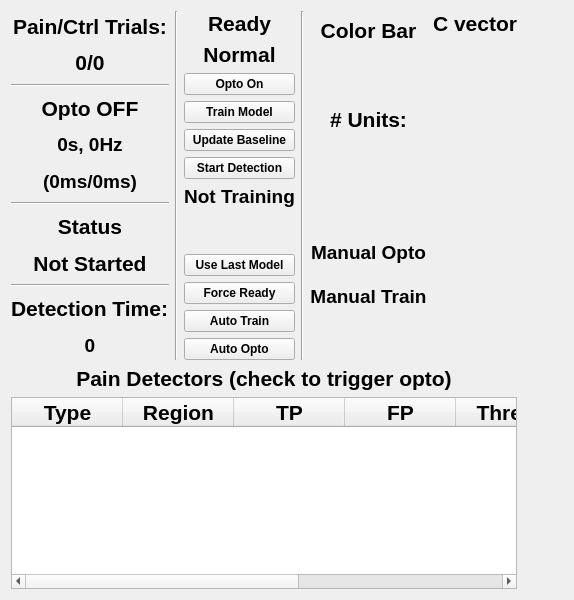
      <widget class="QWidget" name="tab">
       <attribute name="title">
        <string>monitor</string>
       </attribute>
       <layout class="QHBoxLayout" name="horizontalLayout">
        <item>
         <layout class="QVBoxLayout" name="verticalLayout_8">
          <item>
           <layout class="QHBoxLayout" name="horizontalLayout_10">
            <item>
             <layout class="QVBoxLayout" name="verticalLayout">
              <item>
               <widget class="QLabel" name="label_7">
                <property name="font">
                 <font>
                  <pointsize>16</pointsize>
                  <weight>75</weight>
                  <bold>true</bold>
                 </font>
                </property>
                <property name="text">
                 <string>Pain/Ctrl Trials:</string>
                </property>
                <property name="alignment">
                 <set>Qt::AlignCenter</set>
                </property>
               </widget>
              </item>
              <item>
               <widget class="QLabel" name="label_8">
                <property name="font">
                 <font>
                  <pointsize>16</pointsize>
                  <weight>75</weight>
                  <bold>true</bold>
                 </font>
                </property>
                <property name="text">
                 <string>0/0</string>
                </property>
                <property name="alignment">
                 <set>Qt::AlignCenter</set>
                </property>
               </widget>
              </item>
              <item>
               <widget class="Line" name="line_3">
                <property name="orientation">
                 <enum>Qt::Horizontal</enum>
                </property>
               </widget>
              </item>
              <item>
               <widget class="QLabel" name="label_11">
                <property name="font">
                 <font>
                  <pointsize>16</pointsize>
                  <weight>75</weight>
                  <bold>true</bold>
                 </font>
                </property>
                <property name="text">
                 <string>Opto OFF</string>
                </property>
                <property name="alignment">
                 <set>Qt::AlignCenter</set>
                </property>
               </widget>
              </item>
              <item>
               <widget class="QLabel" name="label_13">
                <property name="font">
                 <font>
                  <pointsize>14</pointsize>
                  <weight>75</weight>
                  <bold>true</bold>
                 </font>
                </property>
                <property name="text">
                 <string>0s, 0Hz</string>
                </property>
                <property name="alignment">
                 <set>Qt::AlignCenter</set>
                </property>
               </widget>
              </item>
              <item>
               <widget class="QLabel" name="label_9">
                <property name="font">
                 <font>
                  <pointsize>14</pointsize>
                  <weight>75</weight>
                  <bold>true</bold>
                 </font>
                </property>
                <property name="text">
                 <string>(0ms/0ms)</string>
                </property>
                <property name="alignment">
                 <set>Qt::AlignCenter</set>
                </property>
               </widget>
              </item>
              <item>
               <widget class="Line" name="line_4">
                <property name="orientation">
                 <enum>Qt::Horizontal</enum>
                </property>
               </widget>
              </item>
              <item>
               <widget class="QLabel" name="label_12">
                <property name="font">
                 <font>
                  <pointsize>16</pointsize>
                  <weight>75</weight>
                  <bold>true</bold>
                 </font>
                </property>
                <property name="text">
                 <string>Status</string>
                </property>
                <property name="alignment">
                 <set>Qt::AlignCenter</set>
                </property>
               </widget>
              </item>
              <item>
               <widget class="QLabel" name="label_14">
                <property name="font">
                 <font>
                  <pointsize>16</pointsize>
                  <weight>75</weight>
                  <bold>true</bold>
                 </font>
                </property>
                <property name="text">
                 <string>Not Started</string>
                </property>
                <property name="alignment">
                 <set>Qt::AlignCenter</set>
                </property>
               </widget>
              </item>
              <item>
               <widget class="Line" name="line_5">
                <property name="orientation">
                 <enum>Qt::Horizontal</enum>
                </property>
               </widget>
              </item>
              <item>
               <widget class="QLabel" name="label_15">
                <property name="sizePolicy">
                 <sizepolicy hsizetype="Preferred" vsizetype="Minimum">
                  <horstretch>0</horstretch>
                  <verstretch>0</verstretch>
                 </sizepolicy>
                </property>
                <property name="maximumSize">
                 <size>
                  <width>16777215</width>
                  <height>16777215</height>
                 </size>
                </property>
                <property name="font">
                 <font>
                  <pointsize>16</pointsize>
                  <weight>75</weight>
                  <bold>true</bold>
                 </font>
                </property>
                <property name="text">
                 <string>Detection Time:</string>
                </property>
               </widget>
              </item>
              <item>
               <widget class="QLabel" name="label_16">
                <property name="font">
                 <font>
                  <pointsize>14</pointsize>
                  <weight>75</weight>
                  <bold>true</bold>
                 </font>
                </property>
                <property name="text">
                 <string>0</string>
                </property>
                <property name="alignment">
                 <set>Qt::AlignCenter</set>
                </property>
               </widget>
              </item>
             </layout>
            </item>
            <item>
             <widget class="Line" name="line">
              <property name="orientation">
               <enum>Qt::Vertical</enum>
              </property>
             </widget>
            </item>
            <item>
             <layout class="QVBoxLayout" name="verticalLayout_13">
              <item>
               <layout class="QVBoxLayout" name="verticalLayout_15">
                <item>
                 <widget class="QLabel" name="label_46">
                  <property name="font">
                   <font>
                    <pointsize>16</pointsize>
                    <weight>75</weight>
                    <bold>true</bold>
                   </font>
                  </property>
                  <property name="text">
                   <string>Ready</string>
                  </property>
                  <property name="alignment">
                   <set>Qt::AlignCenter</set>
                  </property>
                 </widget>
                </item>
                <item>
                 <widget class="QLabel" name="label_5">
                  <property name="font">
                   <font>
                    <pointsize>16</pointsize>
                    <weight>75</weight>
                    <bold>true</bold>
                   </font>
                  </property>
                  <property name="text">
                   <string>Normal</string>
                  </property>
                  <property name="alignment">
                   <set>Qt::AlignCenter</set>
                  </property>
                 </widget>
                </item>
                <item>
                 <widget class="QPushButton" name="pushButton_11">
                  <property name="font">
                   <font>
                    <weight>75</weight>
                    <bold>true</bold>
                   </font>
                  </property>
                  <property name="text">
                   <string>Opto On</string>
                  </property>
                 </widget>
                </item>
                <item>
                 <widget class="QPushButton" name="trainButton">
                  <property name="font">
                   <font>
                    <weight>75</weight>
                    <bold>true</bold>
                   </font>
                  </property>
                  <property name="text">
                   <string>Train Model</string>
                  </property>
                 </widget>
                </item>
                <item>
                 <widget class="QPushButton" name="baselineButton_Acc">
                  <property name="font">
                   <font>
                    <weight>75</weight>
                    <bold>true</bold>
                   </font>
                  </property>
                  <property name="text">
                   <string>Update Baseline</string>
                  </property>
                 </widget>
                </item>
                <item>
                 <widget class="QPushButton" name="pushButton_2">
                  <property name="font">
                   <font>
                    <weight>75</weight>
                    <bold>true</bold>
                   </font>
                  </property>
                  <property name="text">
                   <string>Start Detection</string>
                  </property>
                 </widget>
                </item>
               </layout>
              </item>
              <item>
               <widget class="QLabel" name="label_10">
                <property name="font">
                 <font>
                  <pointsize>14</pointsize>
                  <weight>75</weight>
                  <bold>true</bold>
                 </font>
                </property>
                <property name="text">
                 <string>Not Training</string>
                </property>
                <property name="alignment">
                 <set>Qt::AlignCenter</set>
                </property>
               </widget>
              </item>
              <item>
               <spacer name="verticalSpacer">
                <property name="orientation">
                 <enum>Qt::Vertical</enum>
                </property>
                <property name="sizeHint" stdset="0">
                 <size>
                  <width>20</width>
                  <height>40</height>
                 </size>
                </property>
               </spacer>
              </item>
              <item>
               <widget class="QPushButton" name="pushButton_5">
                <property name="font">
                 <font>
                  <weight>75</weight>
                  <bold>true</bold>
                 </font>
                </property>
                <property name="text">
                 <string>Use Last Model</string>
                </property>
               </widget>
              </item>
              <item>
               <layout class="QVBoxLayout" name="verticalLayout_16">
                <item>
                 <widget class="QPushButton" name="pushButton_10">
                  <property name="font">
                   <font>
                    <weight>75</weight>
                    <bold>true</bold>
                   </font>
                  </property>
                  <property name="text">
                   <string>Force Ready</string>
                  </property>
                 </widget>
                </item>
                <item>
                 <widget class="QPushButton" name="pushButton_8">
                  <property name="font">
                   <font>
                    <weight>75</weight>
                    <bold>true</bold>
                   </font>
                  </property>
                  <property name="text">
                   <string>Auto Train</string>
                  </property>
                 </widget>
                </item>
                <item>
                 <widget class="QPushButton" name="pushButton_9">
                  <property name="font">
                   <font>
                    <weight>75</weight>
                    <bold>true</bold>
                   </font>
                  </property>
                  <property name="text">
                   <string>Auto Opto</string>
                  </property>
                 </widget>
                </item>
               </layout>
              </item>
             </layout>
            </item>
            <item>
             <widget class="Line" name="line_2">
              <property name="orientation">
               <enum>Qt::Vertical</enum>
              </property>
             </widget>
            </item>
            <item>
             <layout class="QVBoxLayout" name="verticalLayout_2">
              <item>
               <widget class="QLabel" name="label_41">
                <property name="font">
                 <font>
                  <pointsize>16</pointsize>
                  <weight>75</weight>
                  <bold>true</bold>
                 </font>
                </property>
                <property name="text">
                 <string>Color Bar</string>
                </property>
                <property name="alignment">
                 <set>Qt::AlignCenter</set>
                </property>
               </widget>
              </item>
              <item>
               <widget class="QCustomPlot" name="colorscale" native="true">
                <property name="font">
                 <font>
                  <pointsize>10</pointsize>
                  <weight>75</weight>
                  <bold>true</bold>
                 </font>
                </property>
               </widget>
              </item>
              <item>
               <widget class="QLabel" name="label">
                <property name="font">
                 <font>
                  <pointsize>16</pointsize>
                  <weight>75</weight>
                  <bold>true</bold>
                 </font>
                </property>
                <property name="text">
                 <string># Units:</string>
                </property>
                <property name="alignment">
                 <set>Qt::AlignCenter</set>
                </property>
               </widget>
              </item>
              <item>
               <widget class="QLabel" name="label_2">
                <property name="font">
                 <font>
                  <pointsize>16</pointsize>
                  <weight>75</weight>
                  <bold>true</bold>
                 </font>
                </property>
                <property name="text">
                 <string/>
                </property>
                <property name="alignment">
                 <set>Qt::AlignCenter</set>
                </property>
               </widget>
              </item>
              <item>
               <widget class="QLabel" name="label_3">
                <property name="font">
                 <font>
                  <pointsize>16</pointsize>
                  <weight>75</weight>
                  <bold>true</bold>
                 </font>
                </property>
                <property name="text">
                 <string/>
                </property>
                <property name="alignment">
                 <set>Qt::AlignCenter</set>
                </property>
               </widget>
              </item>
              <item>
               <widget class="QLabel" name="label_42">
                <property name="font">
                 <font>
                  <pointsize>14</pointsize>
                  <weight>75</weight>
                  <bold>true</bold>
                 </font>
                </property>
                <property name="text">
                 <string>Manual Opto</string>
                </property>
                <property name="alignment">
                 <set>Qt::AlignCenter</set>
                </property>
               </widget>
              </item>
              <item>
               <widget class="QLabel" name="label_43">
                <property name="font">
                 <font>
                  <pointsize>14</pointsize>
                  <weight>75</weight>
                  <bold>true</bold>
                 </font>
                </property>
                <property name="text">
                 <string>Manual Train</string>
                </property>
                <property name="alignment">
                 <set>Qt::AlignCenter</set>
                </property>
               </widget>
              </item>
              <item>
               <widget class="QLabel" name="label_45">
                <property name="font">
                 <font>
                  <pointsize>16</pointsize>
                  <weight>75</weight>
                  <bold>true</bold>
                 </font>
                </property>
                <property name="text">
                 <string/>
                </property>
                <property name="alignment">
                 <set>Qt::AlignCenter</set>
                </property>
               </widget>
              </item>
             </layout>
            </item>
            <item>
             <layout class="QVBoxLayout" name="verticalLayout_3">
              <item>
               <widget class="QLabel" name="label_4">
                <property name="font">
                 <font>
                  <pointsize>16</pointsize>
                  <weight>75</weight>
                  <bold>true</bold>
                 </font>
                </property>
                <property name="text">
                 <string>C vector</string>
                </property>
                <property name="alignment">
                 <set>Qt::AlignCenter</set>
                </property>
               </widget>
              </item>
              <item>
               <layout class="QHBoxLayout" name="horizontalLayout_2">
                <item>
                 <widget class="QCustomPlot" name="Cbar" native="true">
                  <property name="sizePolicy">
                   <sizepolicy hsizetype="Minimum" vsizetype="Expanding">
                    <horstretch>0</horstretch>
                    <verstretch>0</verstretch>
                   </sizepolicy>
                  </property>
                  <property name="minimumSize">
                   <size>
                    <width>80</width>
                    <height>0</height>
                   </size>
                  </property>
                 </widget>
                </item>
               </layout>
              </item>
             </layout>
            </item>
           </layout>
          </item>
          <item>
           <layout class="QHBoxLayout" name="horizontalLayout_11">
            <item>
             <layout class="QVBoxLayout" name="verticalLayout_11">
              <item>
               <widget class="QLabel" name="label_40">
                <property name="font">
                 <font>
                  <pointsize>16</pointsize>
                  <weight>75</weight>
                  <bold>true</bold>
                 </font>
                </property>
                <property name="text">
                 <string>Pain Detectors (check to trigger opto)</string>
                </property>
                <property name="alignment">
                 <set>Qt::AlignCenter</set>
                </property>
               </widget>
              </item>
              <item>
               <widget class="QTableWidget" name="tableWidget">
                <property name="sizePolicy">
                 <sizepolicy hsizetype="Preferred" vsizetype="Expanding">
                  <horstretch>0</horstretch>
                  <verstretch>0</verstretch>
                 </sizepolicy>
                </property>
                <property name="minimumSize">
                 <size>
                  <width>320</width>
                  <height>0</height>
                 </size>
                </property>
                <property name="font">
                 <font>
                  <pointsize>16</pointsize>
                  <weight>75</weight>
                  <bold>true</bold>
                 </font>
                </property>
                <attribute name="horizontalHeaderDefaultSectionSize">
                 <number>111</number>
                </attribute>
                <attribute name="horizontalHeaderMinimumSectionSize">
                 <number>10</number>
                </attribute>
                <column>
                 <property name="text">
                  <string>Type</string>
                 </property>
                </column>
                <column>
                 <property name="text">
                  <string>Region</string>
                 </property>
                </column>
                <column>
                 <property name="text">
                  <string>TP</string>
                 </property>
                </column>
                <column>
                 <property name="text">
                  <string>FP</string>
                 </property>
                </column>
                <column>
                 <property name="text">
                  <string>Thresh</string>
                 </property>
                </column>
                <column>
                 <property name="text">
                  <string>b_mean</string>
                 </property>
                </column>
                <column>
                 <property name="text">
                  <string>b_std</string>
                 </property>
                </column>
               </widget>
              </item>
             </layout>
            </item>
           </layout>
          </item>
         </layout>
        </item>
        <item>
         <layout class="QVBoxLayout" name="verticalLayout_4">
          <item>
           <spacer name="horizontalSpacer">
            <property name="orientation">
             <enum>Qt::Horizontal</enum>
            </property>
            <property name="sizeHint" stdset="0">
             <size>
              <width>40</width>
              <height>20</height>
             </size>
            </property>
           </spacer>
          </item>
          <item>
           <layout class="QHBoxLayout" name="horizontalLayout_4">
            <item>
             <widget class="QCustomPlot" name="RasterPlot" native="true">
              <property name="sizePolicy">
               <sizepolicy hsizetype="Preferred" vsizetype="Preferred">
                <horstretch>0</horstretch>
                <verstretch>0</verstretch>
               </sizepolicy>
              </property>
              <property name="font">
               <font>
                <pointsize>14</pointsize>
                <weight>75</weight>
                <bold>true</bold>
               </font>
              </property>
             </widget>
            </item>
           </layout>
          </item>
          <item>
           <layout class="QVBoxLayout" name="verticalLayout_9">
            <item>
             <layout class="QVBoxLayout" name="verticalLayout_5">
              <item>
               <widget class="QCustomPlot" name="ZscorePlot_up" native="true">
                <property name="font">
                 <font>
                  <pointsize>12</pointsize>
                  <weight>75</weight>
                  <bold>true</bold>
                 </font>
                </property>
               </widget>
              </item>
             </layout>
            </item>
            <item>
             <layout class="QVBoxLayout" name="verticalLayout_6">
              <item>
               <widget class="QCustomPlot" name="ZscorePlot_down" native="true">
                <property name="font">
                 <font>
                  <pointsize>12</pointsize>
                 </font>
                </property>
               </widget>
              </item>
             </layout>
            </item>
            <item>
             <layout class="QVBoxLayout" name="verticalLayout_12">
              <item>
               <widget class="QCustomPlot" name="CCF_plot" native="true"/>
              </item>
             </layout>
            </item>
            <item>
             <layout class="QVBoxLayout" name="verticalLayout_14">
              <item>
               <widget class="QCustomPlot" name="EMG_plot" native="true"/>
              </item>
             </layout>
            </item>
           </layout>
          </item>
         </layout>
        </item>
       </layout>
      </widget>
